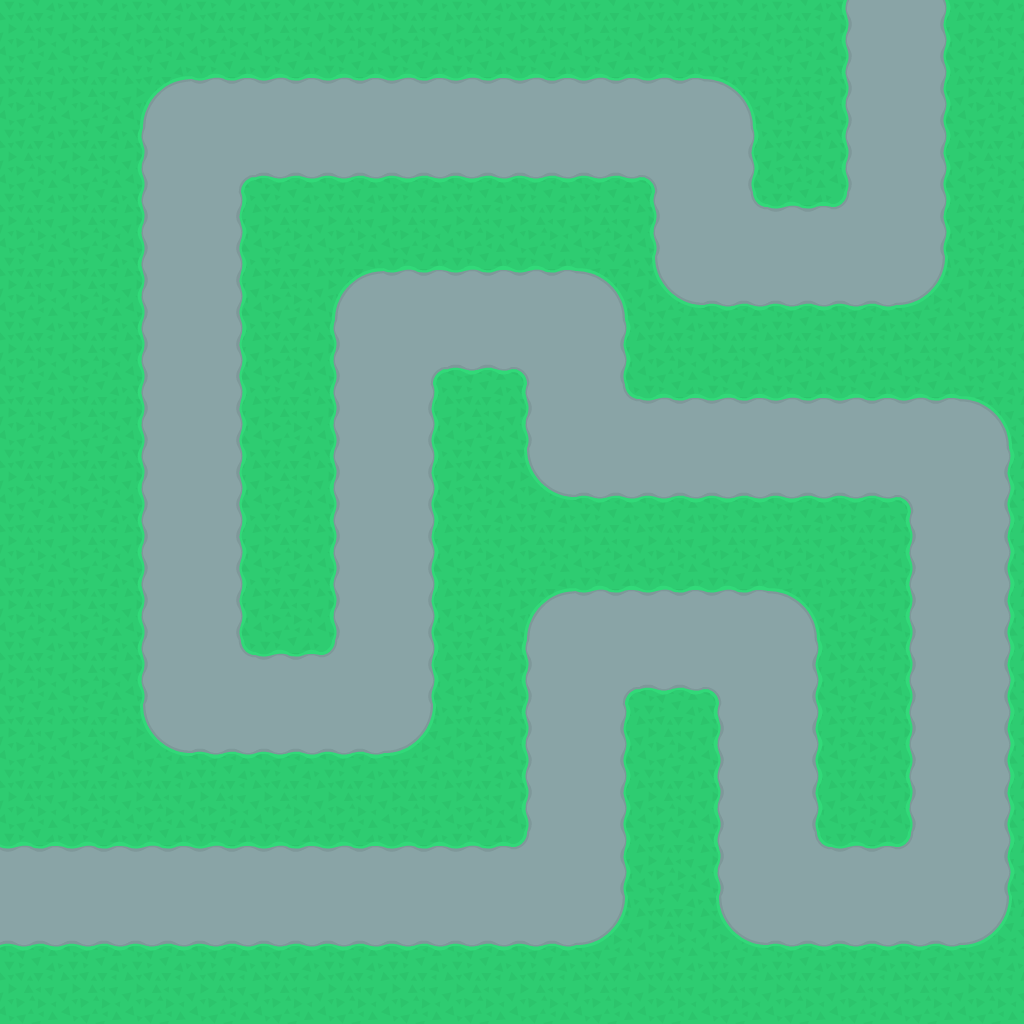

A 2D game scene composited from a Tiled map and its tileset images. What follows is a short description and the map's XML, with every tile layer's data as written:
An orthogonal 16x16 tile map with 64x64 px tiles, 1 tile layer (Tile Layer 1) and 1 object.

<map version="1.10" tiledversion="1.12.1" orientation="orthogonal" renderorder="right-down" width="16" height="16" tilewidth="64" tileheight="64" infinite="0" nextlayerid="4" nextobjectid="2">
 <tileset firstgid="1" source="../towerDefense_tilesheet.tsx" />
 <layer id="1" name="Tile Layer 1" width="16" height="16">
  <data encoding="csv">
232,232,232,232,232,232,232,232,232,232,232,232,232,233,231,232,
232,232,211,255,255,255,255,255,255,255,255,212,232,233,231,232,
232,232,233,208,209,209,209,209,209,209,210,231,232,233,231,232,
232,232,233,231,232,232,232,232,232,232,233,254,255,256,231,232,
232,232,233,231,232,211,255,255,255,212,234,209,209,209,235,232,
232,232,233,231,232,233,208,209,210,231,232,232,232,232,232,232,
232,232,233,231,232,233,231,232,233,254,255,255,255,255,255,212,
232,232,233,231,232,233,231,232,234,209,209,209,209,209,210,231,
232,232,233,231,232,233,231,232,232,232,232,232,232,232,233,231,
232,232,233,231,232,233,231,232,211,255,255,255,212,232,233,231,
232,232,233,254,255,256,231,232,233,208,209,210,231,232,233,231,
232,232,234,209,209,209,235,232,233,231,232,233,231,232,233,231,
232,232,232,232,232,232,232,232,233,231,232,233,231,232,233,231,
255,255,255,255,255,255,255,255,256,231,232,233,254,255,256,231,
209,209,209,209,209,209,209,209,209,235,232,234,209,209,209,235,
232,232,232,232,232,232,232,232,232,232,232,232,232,232,232,232
</data>
 </layer>
 <objectgroup id="3" name="waypoints">
  <object id="1" x="895" y="-37">
   <polyline points="0,0 1,290 -193,290 -191,163 -703,164 -706,740 -510,740 -513,356 -318,357 -320,486 64,486 65,931 -129,932 -127,673 -321,673 -321,930 -950,932" />
  </object>
 </objectgroup>
</map>
